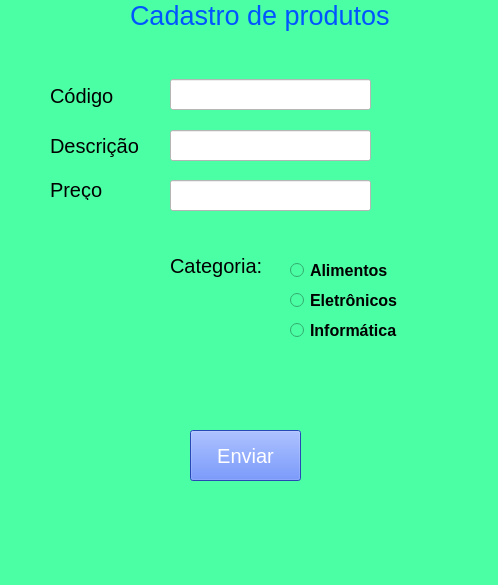
<?xml version="1.0" encoding="UTF-8"?>
<ui version="4.0">
 <class>MainWindow</class>
 <widget class="QMainWindow" name="MainWindow">
  <property name="geometry">
   <rect>
    <x>0</x>
    <y>0</y>
    <width>498</width>
    <height>585</height>
   </rect>
  </property>
  <property name="windowTitle">
   <string>MainWindow</string>
  </property>
  <property name="styleSheet">
   <string notr="true">background-color: rgb(75, 255, 165);
</string>
  </property>
  <widget class="QWidget" name="centralwidget">
   <widget class="QPushButton" name="pushButton">
    <property name="geometry">
     <rect>
      <x>190</x>
      <y>430</y>
      <width>111</width>
      <height>51</height>
     </rect>
    </property>
    <property name="font">
     <font>
      <pointsize>15</pointsize>
     </font>
    </property>
    <property name="styleSheet">
     <string notr="true">background-color: rgb(55, 102, 255);
color: rgb(255, 255, 255);</string>
    </property>
    <property name="text">
     <string>Enviar</string>
    </property>
   </widget>
   <widget class="QLabel" name="label">
    <property name="geometry">
     <rect>
      <x>50</x>
      <y>80</y>
      <width>81</width>
      <height>31</height>
     </rect>
    </property>
    <property name="font">
     <font>
      <pointsize>15</pointsize>
     </font>
    </property>
    <property name="text">
     <string>Código</string>
    </property>
   </widget>
   <widget class="QLabel" name="label_2">
    <property name="geometry">
     <rect>
      <x>50</x>
      <y>130</y>
      <width>91</width>
      <height>31</height>
     </rect>
    </property>
    <property name="font">
     <font>
      <pointsize>15</pointsize>
     </font>
    </property>
    <property name="text">
     <string>Descrição</string>
    </property>
   </widget>
   <widget class="QLabel" name="label_3">
    <property name="geometry">
     <rect>
      <x>50</x>
      <y>180</y>
      <width>71</width>
      <height>20</height>
     </rect>
    </property>
    <property name="font">
     <font>
      <pointsize>15</pointsize>
     </font>
    </property>
    <property name="text">
     <string>Preço</string>
    </property>
   </widget>
   <widget class="QLineEdit" name="lineEdit">
    <property name="geometry">
     <rect>
      <x>170</x>
      <y>79</y>
      <width>201</width>
      <height>31</height>
     </rect>
    </property>
    <property name="font">
     <font>
      <pointsize>12</pointsize>
     </font>
    </property>
    <property name="styleSheet">
     <string notr="true">background-color: rgb(255, 255, 255);</string>
    </property>
   </widget>
   <widget class="QLineEdit" name="lineEdit_2">
    <property name="geometry">
     <rect>
      <x>170</x>
      <y>130</y>
      <width>201</width>
      <height>31</height>
     </rect>
    </property>
    <property name="font">
     <font>
      <pointsize>12</pointsize>
     </font>
    </property>
    <property name="styleSheet">
     <string notr="true">background-color: rgb(255, 255, 255);</string>
    </property>
   </widget>
   <widget class="QLineEdit" name="lineEdit_3">
    <property name="geometry">
     <rect>
      <x>170</x>
      <y>180</y>
      <width>201</width>
      <height>31</height>
     </rect>
    </property>
    <property name="font">
     <font>
      <pointsize>12</pointsize>
     </font>
    </property>
    <property name="styleSheet">
     <string notr="true">background-color: rgb(255, 255, 255);</string>
    </property>
   </widget>
   <widget class="QRadioButton" name="radioButton">
    <property name="geometry">
     <rect>
      <x>290</x>
      <y>290</y>
      <width>111</width>
      <height>21</height>
     </rect>
    </property>
    <property name="font">
     <font>
      <pointsize>12</pointsize>
      <weight>75</weight>
      <bold>true</bold>
     </font>
    </property>
    <property name="text">
     <string>Eletrônicos</string>
    </property>
   </widget>
   <widget class="QRadioButton" name="radioButton_2">
    <property name="geometry">
     <rect>
      <x>290</x>
      <y>320</y>
      <width>121</width>
      <height>21</height>
     </rect>
    </property>
    <property name="font">
     <font>
      <pointsize>12</pointsize>
      <weight>75</weight>
      <bold>true</bold>
     </font>
    </property>
    <property name="text">
     <string>Informática</string>
    </property>
   </widget>
   <widget class="QRadioButton" name="radioButton_3">
    <property name="geometry">
     <rect>
      <x>290</x>
      <y>260</y>
      <width>101</width>
      <height>21</height>
     </rect>
    </property>
    <property name="font">
     <font>
      <pointsize>12</pointsize>
      <weight>75</weight>
      <bold>true</bold>
     </font>
    </property>
    <property name="text">
     <string>Alimentos</string>
    </property>
   </widget>
   <widget class="QLabel" name="label_4">
    <property name="geometry">
     <rect>
      <x>130</x>
      <y>0</y>
      <width>271</width>
      <height>31</height>
     </rect>
    </property>
    <property name="font">
     <font>
      <pointsize>20</pointsize>
     </font>
    </property>
    <property name="styleSheet">
     <string notr="true">color: rgb(0, 85, 255);</string>
    </property>
    <property name="text">
     <string>Cadastro de produtos</string>
    </property>
   </widget>
   <widget class="QLabel" name="label_5">
    <property name="geometry">
     <rect>
      <x>170</x>
      <y>250</y>
      <width>101</width>
      <height>31</height>
     </rect>
    </property>
    <property name="font">
     <font>
      <pointsize>15</pointsize>
     </font>
    </property>
    <property name="text">
     <string>Categoria:</string>
    </property>
   </widget>
  </widget>
  <widget class="QMenuBar" name="menubar">
   <property name="geometry">
    <rect>
     <x>0</x>
     <y>0</y>
     <width>498</width>
     <height>21</height>
    </rect>
   </property>
  </widget>
  <widget class="QStatusBar" name="statusbar"/>
 </widget>
 <resources/>
 <connections/>
</ui>
